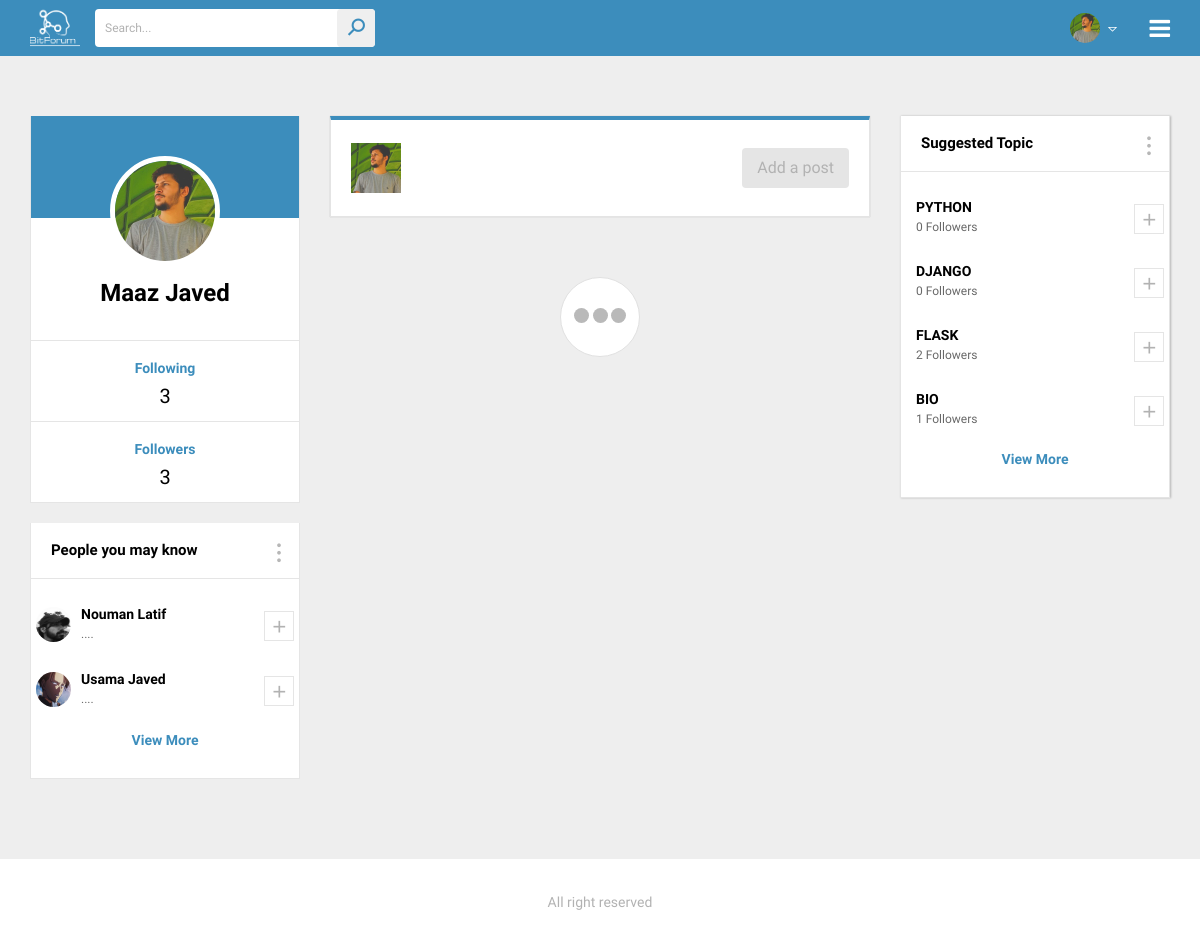
/ (signed in), run on the app's committed database.
### posts/models.py (models this page shows, shortened)
class User(models.Model):
    email = models.EmailField(max_length=254,unique=True)
    name = models.TextField()
    password = models.TextField(max_length=15)
    status = models.TextField(max_length=250)
    profile_pic = models.ImageField(upload_to='')

class Topic(models.Model):
    topic_name = models.CharField(max_length=50)

### bitforum/views.py (the view, shortened to what this page needs)
# urls.py: 2. Add a URL to urlpatterns:  path('', views.home, name='home')
def home(request):
    from django.conf import settings
    print(settings.MEDIA_URL)
    if 'email' in request.session:
        user = User.objects.get(email=request.session['email'])
        followers_count = FollowersFollowings.objects.filter(followingId=user.id)
        following_count = FollowersFollowings.objects.filter(followerId=user.id)
        followed_topics = TopicFollower.objects.filter(followerId=user.id)
        allUser = User.objects.all()
        people_you_may_know = []
        topics = []
        alltopics = Topic.objects.all()
        for t in alltopics:
            found = False
            for temp in followed_topics:
                if temp.topicId.topic_name == t.topic_name:
                    found = True
                    break
            if found:
                continue
            else:
                topics.append(t)
        for u in allUser:
            found = False
            if u.email == user.email:
                continue
            for temp in following_count:
                if temp.followingId.email == u.email:
                    found = True
                    break
            if found:
                continue
            else:
                people_you_may_know.append(u)
        people_you_may_know=people_you_may_know[0:4]
        postsToShow = []
        for following in following_count:
            oneUserPosts = Post.objects.filter(user_id = following.followingId)
        myPosts = Post.objects.filter(user_id=user)
        followedTopicList = []
        for topic in followed_topics:
            followedTopicList.append(Topic.objects.get(id=topic.topicId.id))
        newList = {x['post']: x for x in postsToShow}.values()
        postsToShow = list(newList)
        postsToShow = sorted(postsToShow, key=lambda k: k['post'].date_time)
        postsToShow = postsToShow[::-1]
        topics = topics[0:4]
        topics_with_follower_count = []
        for topic in topics:
            topics_with_follower_count.append({'t':topic,'count':str(len(TopicFollower.objects.filter(topicId=topic.id)))+" Followers"})
        return render(request,'news-feed.html',{'newsFeedPosts':postsToShow,'user':user,'followers_count':len(followers_count),'following_count':len(following_count)+len(followed_topics),'people':people_you_may_know,'suggested_topics':topics_with_follower_count,'myfollowers':followers_count,'myfollowing':following_count
                                                ,'mytopics':followed_topics})
    else:
        return redirect(login_signup_page)

### templates/news-feed.html (shortened to what this page needs)
{% load static %}
{% load static %}
<!DOCTYPE html>
<html>
<head>
<link rel="stylesheet" type="text/css" href="{% static 'css/animate.css' %}">
<link rel="stylesheet" type="text/css" href="{% static 'css/bootstrap.min.css' %}">
<link rel="stylesheet" type="text/css" href="{% static 'css/line-awesome.css' %}">
<link rel="stylesheet" type="text/css" href="{% static 'css/line-awesome-font-awesome.min.css' %}">
<link rel="stylesheet" type="text/css" href="{% static 'css/font-awesome.min.css' %}">
<link rel="stylesheet" type="text/css" href="{% static 'css/jquery.mCustomScrollbar.min.css' %}">
<link rel="stylesheet" type="text/css" href="{% static 'lib/slick/slick.css' %}">
<link rel="stylesheet" type="text/css" href="{% static 'lib/slick/slick-theme.css' %}">
<link rel="stylesheet" type="text/css" href="{% static 'css/style.css' %}">
<link rel="stylesheet" type="text/css" href="{% static 'css/responsive.css' %}">
</head>
<body onload="start()">
	<div class="wrapper">
		<header>
			<div class="container">
				<div class="header-data">
					<div class="logo">
						<a href="" title=""><img src="{% static 'images/logo.png' %}" height="50" width="50" alt=""></a>
					</div>
					<div class="search-bar">
						<form>
							<input type="text" name="search" placeholder="Search...">
							<button type="submit"><i class="la la-search"></i></button>
						</form>
					</div>
					<div class="menu-btn">
						<a href="#" title=""><i class="fa fa-bars"></i></a>
					</div>
					<div class="user-account">
						<div class="user-info" >
							<img src=" {{ user.profile_pic }} " height="30" width="30" alt="" style="margin-left:40px">
							<i class="la la-sort-down"></i>
						</div>
					</div>
				</div>
			</div>
		</header>
		<main>
			<div class="main-section">
				<div class="container">
					<div class="main-section-data">
						<div class="row">
							<div class="col-lg-3 col-md-4 pd-left-none no-pd">
								<div class="main-left-sidebar no-margin" >
									<div class="user-data full-width">
										<div class="user-profile">
											<div class="username-dt">
												<div class="usr-pic" style="height:120;width:100;">
													<img src=" {{  user.profile_pic }} " height="110" width="100" alt="">
												</div>
											</div>
											<div class="user-specs">
                                                <a href="viewProfile/{{ user.id }}"><h3> {{ user.name }}</h3></a>
											</div>
										</div>
										<ul class="user-fw-status">
											<li>
												<div class="container">
													<h4><a href="#" title="" data-toggle="modal" data-target="#myModal">Following</a></h4>
												</div>
												<span>{{ following_count }}</span>
											</li>
											<li>
												<div class="container">
													<h4><a href="#"  data-toggle="modal" data-target="#myModal2">Followers</a></h4>
                                                  </div>
												<span>{{ followers_count }}</span>
											</li>
										</ul>
									</div>
									<div class="suggestions full-width">
										<div class="sd-title">
											<h3>People you may know</h3>
											<i class="la la-ellipsis-v"></i>
										</div>
										<div class="suggestions-list">
											{% for i in people %}
											<div class="suggestion-usd">
												<a href="/viewProfile/{{ i.id }}"><img src="{{ i.profile_pic }}" height="35" width="35" alt=""></a>
												<div class="sgt-text">
													<a href="/viewProfile/{{ i.id }}"><h4>{{ i.name }}</h4></a>
														<span>{{ i.status | slice:"0:15" | add:"...." }}</span>
												</div>
												<span id="{{ i.id }}" onclick="followAjax(this.id)" ><i id="plusSign{{ i.id }}" class="la la-plus"></i></span>
											</div>
											{% endfor %}
											<div class="view-more">
												<a href="#" title="">View More</a>
											</div>
										</div>
									</div>
								</div>
							</div>
							<div class="col-lg-6 col-md-8 no-pd">
								<div class="main-ws-sec">
									<div class="post-topbar">
										<div class="user-picy" >
											<img src="{{user.profile_pic}}"  alt="">
										</div>
										<div class="post-st">
											<ul>
												<li><a class="post_project" href="#" title="">Add a post</a></li>
											</ul>
										</div>
									</div>
									<div class="posts-section">
										<div class="process-comm">
											<div class="spinner">
												<div class="bounce1"></div>
												<div class="bounce2"></div>
												<div class="bounce3"></div>
											</div>
										</div>
									</div>
								</div>
							</div>
							<div class="col-lg-3 pd-right-none no-pd" >
								<div class="right-sidebar" style="position: sticky;
  top: 0;">
									<div class="widget suggestions full-width" >
										<div class="sd-title">
											<h3>Suggested Topic</h3>
											<i class="la la-ellipsis-v"></i>
										</div>
										<div class="suggestions-list">
											{% for topic in suggested_topics %}
											<div class="suggestion-usd">
												<div class="sgt-text">
													<h4>{{ topic.t.topic_name}}</h4>
													<span>{{ topic.count }}</span>
												</div>
												<span id="{{ topic.t.id }}" onclick="followTopicAjax(this.id)" ><i id="plusSign2{{ topic.t.id }}" class="la la-plus"></i></span>
											</div>
											{% endfor %}
											<div class="view-more">
												<a href="#" title="">View More</a>
											</div>
										</div>
									</div>
								</div>
							</div>
						</div>
					</div>
				</div>
			</div>
		</main>
        <footer>
			<div class="footy-sec mn no-margin">
				<div class="container">
					<ul>
						<li><a href="#" title="">All right reserved</a></li>
					</ul>
				</div>
			</div>
		</footer>
	</div>
</body>
</html>

### static/css/responsive.css (style rules this page uses)
@media (max-width: 1200px) { .menu-btn { display: block; } }
@media (max-width: 1200px) { .suggestion-usd { padding: 15px 5px; } }
@media (max-width: 1200px) { .sd-title h3 { font-size: 15px; } }
@media (max-width: 1200px) { .footy-sec ul { width: 100%;text-align: center; } }
@media (max-width: 1200px) { .footy-sec.mn ul { padding: 30px 0 25px 0; } }
@media (max-width: 1200px) { .footy-sec { text-align: center; } }
@media (max-width: 1200px) { .sgt-text span { font-size: 12px; } }

### data on the page
User: profile_pic (picture), name "Maaz Javed"
User: profile_pic (picture), name "Nouman Latif", status|add "...."
User: profile_pic (picture), name "Usama Javed", status|add "...."
Topic: t.topic_name "PYTHON", count "0 Followers"
Topic: t.topic_name "DJANGO", count "0 Followers"
Topic: t.topic_name "FLASK", count "2 Followers"
Topic: t.topic_name "BIO", count "1 Followers"

### other printed values
{{ following_count }} "3"
{{ followers_count }} "3"
